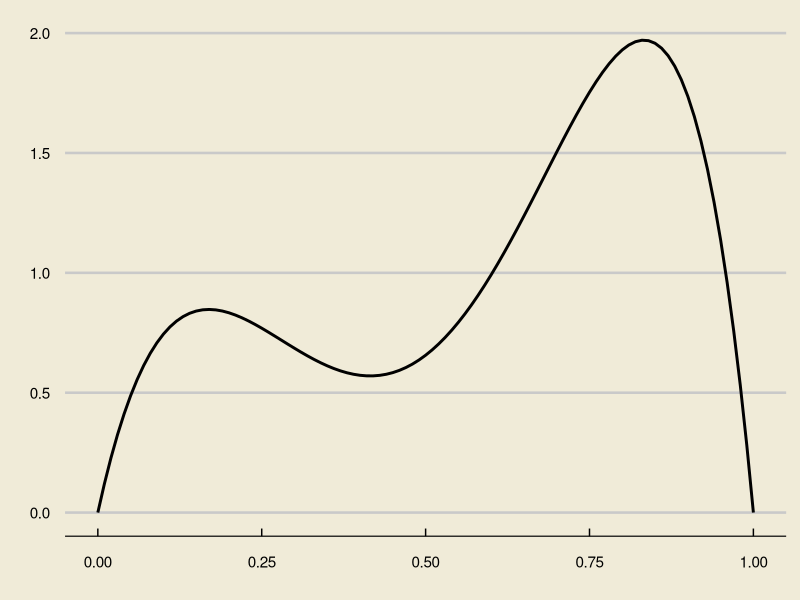
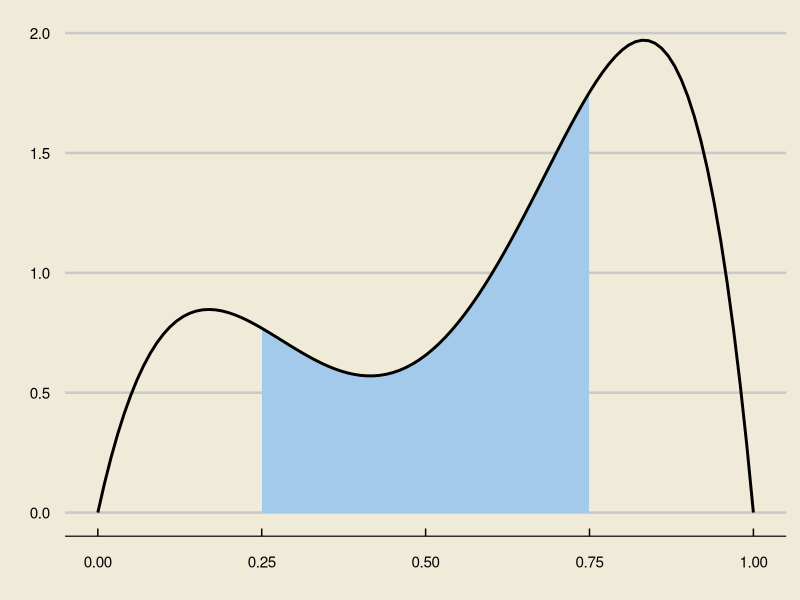
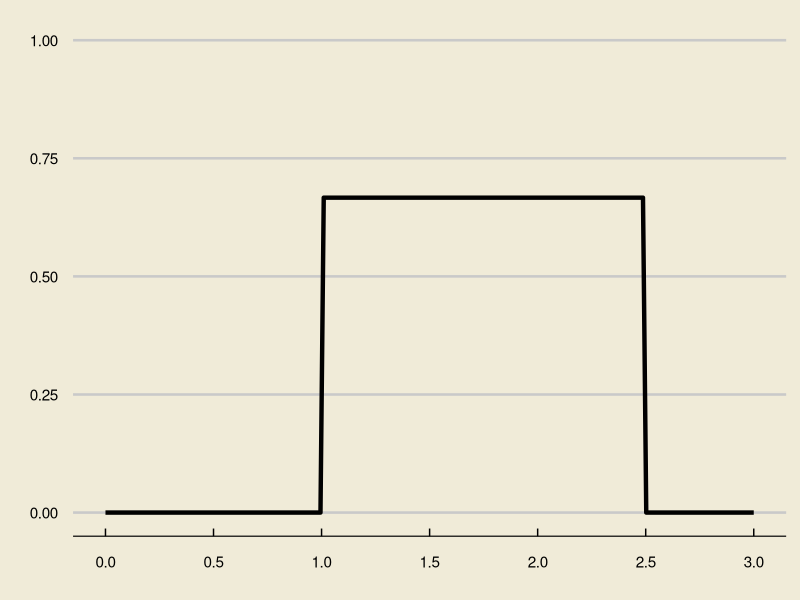
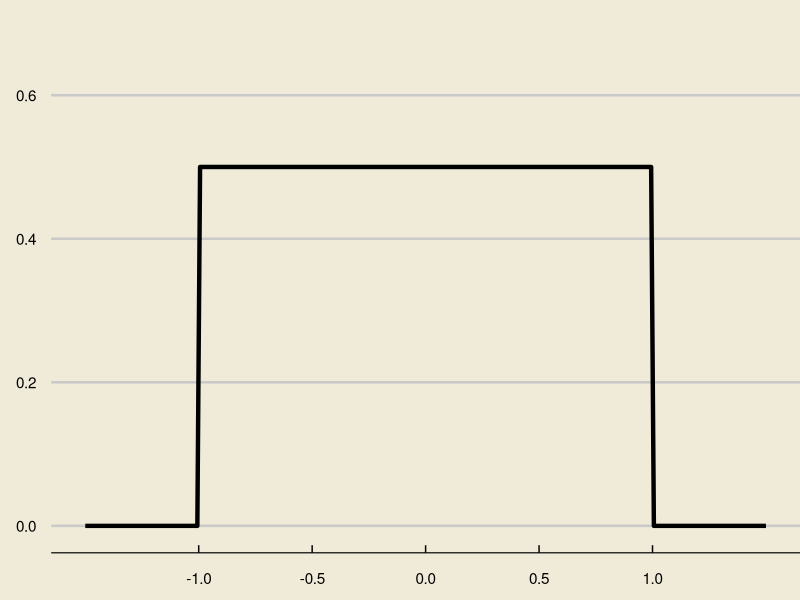
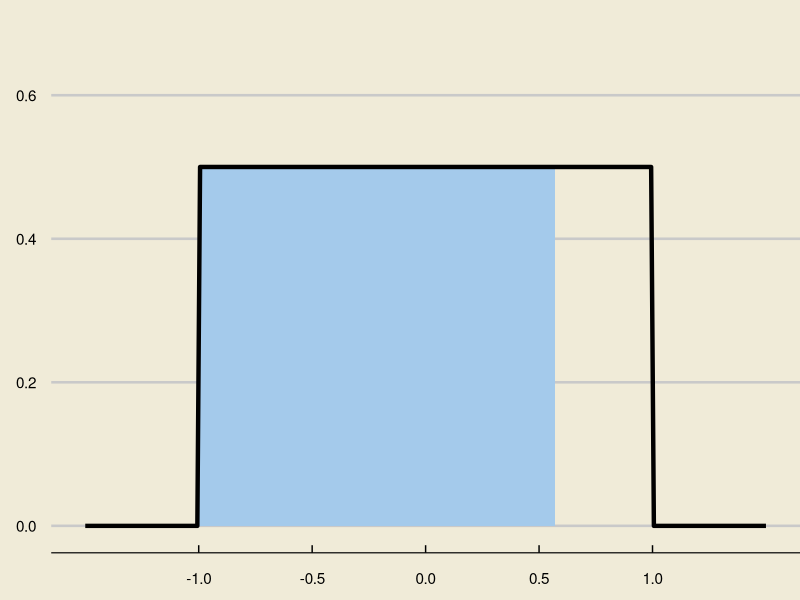
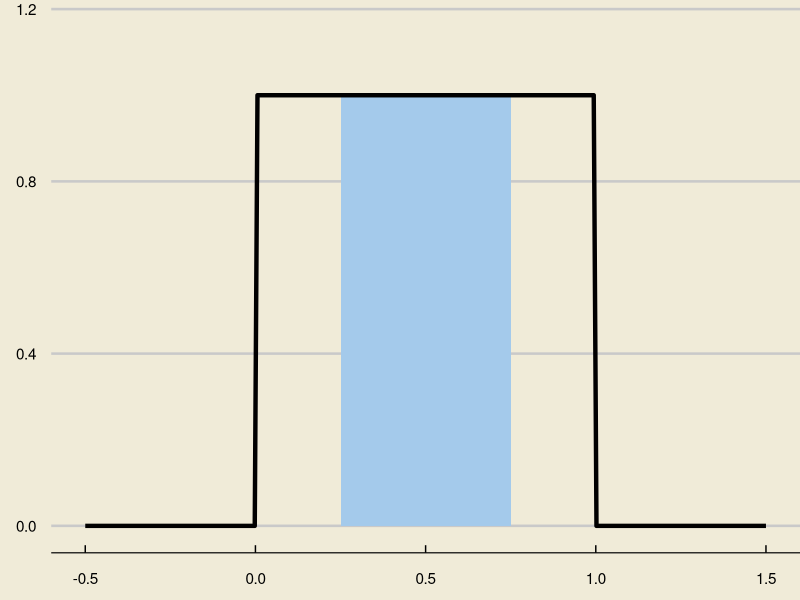
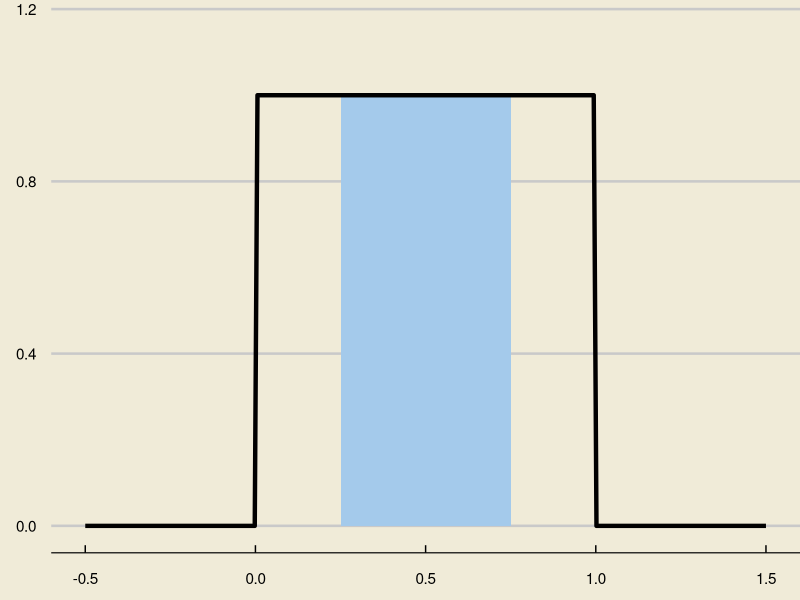
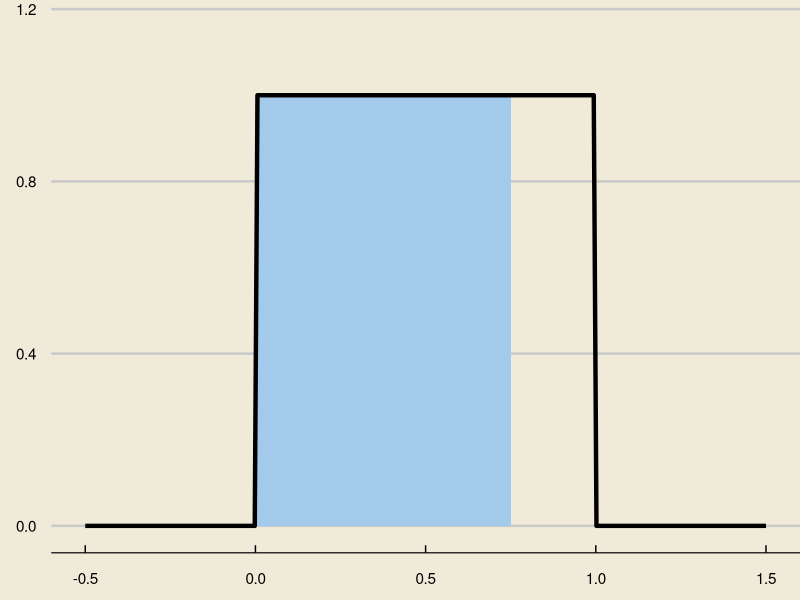

Recreate these plots in R, in order.
## ---- chunk 1
library(tidyverse)
library(ggthemes)
## ---- chunk 2
#| echo: False

f <- function(x){
  0.3 * dbeta(x, 2, 6) + 0.7 * dbeta(x, 6, 2)
}

x <- seq(0, 1, by = 0.1)
data.frame(x) %>% ggplot(aes(x = x)) +
  stat_function(fun = f,
                size = 1) +
  theme_economist_white() +
  theme(
    panel.background = element_rect("#f0ebd8"),
    plot.background = element_rect(fill = "#f0ebd8")
  ) +
  xlab("") +
  ylab("") 
## ---- chunk 3
#| echo: False

f <- function(x){
  0.3 * dbeta(x, 2, 6) + 0.7 * dbeta(x, 6, 2)
}

x <- seq(0, 1, by = 0.1)
data.frame(x) %>% ggplot(aes(x = x)) +
  stat_function(fun = f,
                xlim = c(0.25, 0.75),
                geom = "area",
                fill = "#a4caeb") +
  stat_function(fun = f,
                size = 1) +
  theme_economist_white() +
  theme(
    panel.background = element_rect("#f0ebd8"),
    plot.background = element_rect(fill = "#f0ebd8")
  ) +
  xlab("") +
  ylab("") 
## ---- chunk 4
#| echo: False
#| fig.align: 'center'

ggplot(data.frame(x = c(0, 3)), aes(x)) +
  stat_function(fun = dunif,
                args = list(1, 2.5),
                size = 1.5,
                n = 200) +
  theme_economist_white() +
  theme(
    panel.background = element_rect("#f0ebd8"),
    plot.background = element_rect(fill = "#f0ebd8")
  ) +
  xlab("") +
  ylab("") +
  ylim(c(0, 1)) +
  scale_x_continuous(breaks = round(
    seq(0, 3, by = 0.5), 
    1)
  )
## ---- chunk 5
#| fig.height = 3,
#| fig.width = 7,
#| fig.align = 'center'

ggplot(data.frame(x = c(-1.5, 1.5)), aes(x)) +
  stat_function(fun = dunif,
                args = list(-1, 1),
                size = 1.5,
                n = 250) +
  theme_economist_white() +
  theme(
    panel.background = element_rect("#f0ebd8"),
    plot.background = element_rect(fill = "#f0ebd8")
  ) +
  xlab("") +
  ylab("") +
  ylim(c(0, 0.75)) +
  scale_x_continuous(breaks = round(
    seq(-1, 1, by = 0.5), 
    1)
  ) +
  theme(plot.margin = margin(-1, 0, 0, 0, "cm"))

## ---- chunk 6
#| fig.height = 3,
#| fig.width = 7,
#| fig.align = 'center'

ggplot(data.frame(x = c(-1.5, 1.5)), aes(x)) +
  stat_function(fun = dunif,
                args = list(-1, 1),
                xlim = c(-1, 0.57),
                geom = "area",
                fill = "#a4caeb",
                n = 250) +
  stat_function(fun = dunif,
                args = list(-1, 1),
                size = 1.5,
                n = 250) +
  theme_economist_white() +
  theme(
    panel.background = element_rect("#f0ebd8"),
    plot.background = element_rect(fill = "#f0ebd8")
  ) +
  xlab("") +
  ylab("") +
  ylim(c(0, 0.75)) +
  scale_x_continuous(breaks = round(
    seq(-1, 1, by = 0.5), 
    1)
  ) +
  theme(plot.margin = margin(-1, 0, 0, 0, "cm"))

## ---- chunk 7
#| fig.height = 3,
#| fig.width = 7,
#| fig.align = 'center'

ggplot(data.frame(x = c(-0.5, 1.5)), aes(x)) +
  stat_function(fun = dunif,
                args = list(0, 1),
                xlim = c(0.25, 0.75),
                geom = "area",
                fill = "#a4caeb",
                n = 250) +
  stat_function(fun = dunif,
                args = list(0, 1),
                size = 1.5,
                n = 250) +
  theme_economist_white() +
  theme(
    panel.background = element_rect("#f0ebd8"),
    plot.background = element_rect(fill = "#f0ebd8")
  ) +
  xlab("") +
  ylab("") +
  ylim(c(0, 1.25)) +
  scale_x_continuous(breaks = round(
    seq(-0.5, 1.5, by = 0.5), 
    1)
  ) +
  theme(plot.margin = margin(-1, 0, 0, 0, "cm"))

## ---- chunk 8
#| fig.height = 3,
#| fig.width = 7,
#| fig.align = 'center'

ggplot(data.frame(x = c(-0.5, 1.5)), aes(x)) +
  stat_function(fun = dunif,
                args = list(0, 1),
                xlim = c(0.25, 0.75),
                geom = "area",
                fill = "#a4caeb",
                n = 250) +
  stat_function(fun = dunif,
                args = list(0, 1),
                size = 1.5,
                n = 250) +
  theme_economist_white() +
  theme(
    panel.background = element_rect("#f0ebd8"),
    plot.background = element_rect(fill = "#f0ebd8")
  ) +
  xlab("") +
  ylab("") +
  ylim(c(0, 1.25)) +
  scale_x_continuous(breaks = round(
    seq(-0.5, 1.5, by = 0.5), 
    1)
  ) +
  theme(plot.margin = margin(-1, 0, 0, 0, "cm"))

## ---- chunk 9
#| fig.height = 3,
#| fig.width = 7,
#| fig.align = 'center'

ggplot(data.frame(x = c(-0.5, 1.5)), aes(x)) +
  stat_function(fun = dunif,
                args = list(0, 1),
                xlim = c(0, 0.75),
                geom = "area",
                fill = "#a4caeb",
                n = 250) +
  stat_function(fun = dunif,
                args = list(0, 1),
                size = 1.5,
                n = 250) +
  theme_economist_white() +
  theme(
    panel.background = element_rect("#f0ebd8"),
    plot.background = element_rect(fill = "#f0ebd8")
  ) +
  xlab("") +
  ylab("") +
  ylim(c(0, 1.25)) +
  scale_x_continuous(breaks = round(
    seq(-0.5, 1.5, by = 0.5), 
    1)
  ) +
  theme(plot.margin = margin(-1, 0, 0, 0, "cm"))

## ---- chunk 10
#| fig.height = 3,
#| fig.width = 7,
#| fig.align = 'center'

ggplot(data.frame(x = c(-0.5, 1.5)), aes(x)) +
  stat_function(fun = dunif,
                args = list(0, 1),
                xlim = c(0, 0.25),
                geom = "area",
                fill = "#a4caeb",
                n = 250) +
  stat_function(fun = dunif,
                args = list(0, 1),
                size = 1.5,
                n = 250) +
  theme_economist_white() +
  theme(
    panel.background = element_rect("#f0ebd8"),
    plot.background = element_rect(fill = "#f0ebd8")
  ) +
  xlab("") +
  ylab("") +
  ylim(c(0, 1.25)) +
  scale_x_continuous(breaks = round(
    seq(-0.5, 1.5, by = 0.5), 
    1)
  ) +
  theme(plot.margin = margin(-1, 0, 0, 0, "cm"))

## ---- chunk 11
#| fig.height = 3,
#| fig.width = 7,
#| fig.align = 'center'

f <- function(x){
  0.3 * dbeta(x, 2, 6) + 0.7 * dbeta(x, 6, 2)
}

x <- seq(0, 1, by = 0.1)
data.frame(x) %>% ggplot(aes(x = x)) +
  stat_function(fun = f,
                xlim = c(0.12, 0.85),
                geom = "area",
                fill = "#a4caeb") +
  stat_function(fun = f,
                size = 1) +
  theme_economist_white() +
  theme(
    panel.background = element_rect("#f0ebd8"),
    plot.background = element_rect(fill = "#f0ebd8")
  ) +
  xlab("") +
  ylab("")  
## ---- chunk 12
#| fig.height = 3,
#| fig.width = 7,
#| fig.align = 'center'

f <- function(x){
  0.3 * dbeta(x, 2, 6) + 0.7 * dbeta(x, 6, 2)
}

x <- seq(0, 1, by = 0.1)
data.frame(x) %>% ggplot(aes(x = x)) +
  stat_function(fun = f,
                xlim = c(0, 0.85),
                geom = "area",
                fill = "#a4caeb") +
  stat_function(fun = f,
                size = 1) +
  theme_economist_white() +
  theme(
    panel.background = element_rect("#f0ebd8"),
    plot.background = element_rect(fill = "#f0ebd8")
  ) +
  xlab("") +
  ylab("")  
## ---- chunk 13
#| fig.height = 3,
#| fig.width = 7,
#| fig.align = 'center'

f <- function(x){
  0.3 * dbeta(x, 2, 6) + 0.7 * dbeta(x, 6, 2)
}

x <- seq(0, 1, by = 0.1)
data.frame(x) %>% ggplot(aes(x = x)) +
  stat_function(fun = f,
                xlim = c(0, 0.12),
                geom = "area",
                fill = "#a4caeb") +
  stat_function(fun = f,
                size = 1) +
  theme_economist_white() +
  theme(
    panel.background = element_rect("#f0ebd8"),
    plot.background = element_rect(fill = "#f0ebd8")
  ) +
  xlab("") +
  ylab("")  
## ---- chunk 14
#| echo: False

ggplot(data.frame(x = c(-3, 3)), aes(x)) +
  stat_function(fun = dnorm, 
                size = 1.5,
                aes(colour = "mu = 0")) +
  stat_function(fun = dnorm, 
                args = list(-1, 1),
                size = 1.5,
                aes(colour = "mu = -1")) +
  stat_function(fun = dnorm, 
                args = list(1, 1),
                size = 1.5,
                aes(colour = "mu = 1")) +
  theme_economist_white() +
  theme(
    panel.background = element_rect("#f0ebd8"),
    plot.background = element_rect(fill = "#f0ebd8")
  ) +
  xlab("") +
  ylab("") +
  ylim(c(0, 0.75)) +
  theme(legend.position = "right",
        legend.background = element_rect(fill="#f0ebd8"),
        legend.text = element_text(size = 18),
        legend.title = element_text(size = 20,
                                    face = "bold")
        ) +
  labs(colour = bquote("Value of"~mu))
## ---- chunk 15
#| echo: False

ggplot(data.frame(x = c(-3, 3)), aes(x)) +
  stat_function(fun = dnorm, 
                size = 1.5,
                aes(colour = "sigma = 1")) +
  stat_function(fun = dnorm, 
                args = list(0, 0.5),
                size = 1.5,
                aes(colour = "sigma = 0.5")) +
  stat_function(fun = dnorm, 
                args = list(0, 1.5),
                size = 1.5,
                aes(colour = "sigma = 1.5")) +
  theme_economist_white() +
  theme(
    panel.background = element_rect("#f0ebd8"),
    plot.background = element_rect(fill = "#f0ebd8")
  ) +
  xlab("") +
  ylab("") +
  ylim(c(0, 0.75)) +
  theme(legend.position = "right",
        legend.background = element_rect(fill="#f0ebd8"),
        legend.text = element_text(size = 18),
        legend.title = element_text(size = 20,
                                    face = "bold")
        ) +
  labs(colour = bquote("Value of"~sigma))
## ---- chunk 16
#| echo: False
data.frame(x = c(-3, 3)) %>%
  ggplot(aes(x)) +
  stat_function(fun = dnorm, 
                size = 1.5) +
  scale_x_continuous(breaks = round(seq(-3, 3, by = 0.5), 1)) +
  theme_economist_white() +
  theme(
    panel.background = element_rect("#f0ebd8"),
    plot.background = element_rect(fill = "#f0ebd8")
  ) +
  xlab("") +
  ylab("") +
  ylim(c(0, 0.75)) +
  theme(plot.margin = margin(-2, 0, 0, 0, "cm"))
## ---- chunk 17
#| echo: False
data.frame(x = c(-3, 3)) %>%
  ggplot(aes(x)) +
  stat_function(fun = dnorm, 
                xlim = c(-3,-1),
                geom = "area",
                fill = "#a4caeb") +
  stat_function(fun = dnorm, 
                size = 1.5) +
  scale_x_continuous(breaks = round(seq(-3, 3, by = 0.5), 1)) +
  theme_economist_white() +
  theme(
    panel.background = element_rect("#f0ebd8"),
    plot.background = element_rect(fill = "#f0ebd8")
  ) +
  xlab("") +
  ylab("") +
  ylim(c(0, 0.75)) +
  theme(plot.margin = margin(-2, 0, 0, 0, "cm"))
